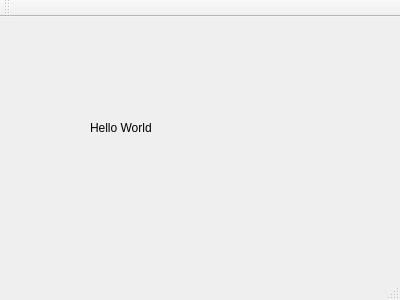
<?xml version="1.0" encoding="UTF-8"?>
<ui version="4.0">
 <class>MainWindow</class>
 <widget class="QMainWindow" name="MainWindow">
  <property name="geometry">
   <rect>
    <x>0</x>
    <y>0</y>
    <width>400</width>
    <height>300</height>
   </rect>
  </property>
  <property name="windowTitle">
   <string>MainWindow</string>
  </property>
  <widget class="QWidget" name="centralWidget">
   <widget class="QLabel" name="label">
    <property name="geometry">
     <rect>
      <x>90</x>
      <y>90</y>
      <width>191</width>
      <height>41</height>
     </rect>
    </property>
    <property name="text">
     <string>Hello World</string>
    </property>
   </widget>
  </widget>
  <widget class="QMenuBar" name="menuBar">
   <property name="geometry">
    <rect>
     <x>0</x>
     <y>0</y>
     <width>400</width>
     <height>22</height>
    </rect>
   </property>
  </widget>
  <widget class="QToolBar" name="mainToolBar">
   <attribute name="toolBarArea">
    <enum>TopToolBarArea</enum>
   </attribute>
   <attribute name="toolBarBreak">
    <bool>false</bool>
   </attribute>
  </widget>
  <widget class="QStatusBar" name="statusBar"/>
 </widget>
 <layoutdefault spacing="6" margin="11"/>
 <resources/>
 <connections/>
</ui>
